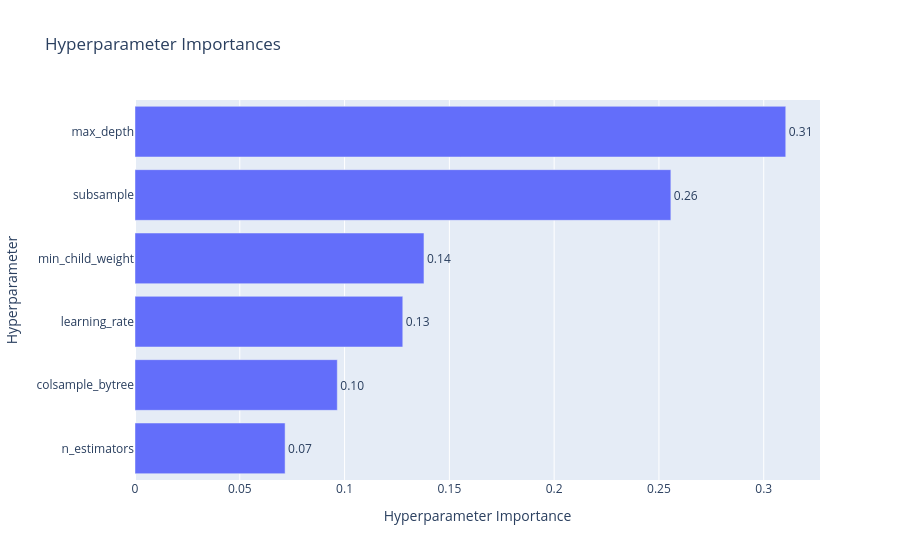

Notebook cell for this chart:
### Markdown cell above
Aparentemente, o modelo de XGBoosting otimizado conseguiu um RMSE com cerca de 0.040 pontos a menos se comparado ao modelo baseline, prevendo melhor os valores próximos de 0, mas ainda assim com uma certa dispersão.

Talvez uma análise mais aprofundada dos hiperparâmetros poderia aprimorar essa eficácia.

Vamos ver como ficou a importância dos parâmetros de busca de acordo com o optuna

### Code cell
import optuna.visualization as vis 

vis.plot_param_importances(study_obj)

### Figure 1 — Plotly figure (JSON) as saved in the notebook; plotly's stock layout.template omitted (floating-point values rounded to 4 significant figures)
{"data": [{"cliponaxis": false, "hovertemplate": ["n_estimators (IntDistribution): 0.07161948297984116<extra></extra>", "colsample_bytree (FloatDistribution): 0.0965236278812467<extra></extra>", "learning_rate (FloatDistribution): 0.12777197395157577<extra></extra>", "min_child_weight (IntDistribution): 0.13788286484161177<extra></extra>", "subsample (FloatDistribution): 0.2556913855114582<extra></extra>", "max_depth (IntDistribution): 0.3105106648342664<extra></extra>"], "name": "Objective Value", "orientation": "h", "text": ["0.07", "0.10", "0.13", "0.14", "0.26", "0.31"], "textposition": "outside", "type": "bar", "x": [0.07162, 0.09652, 0.1278, 0.1379, 0.2557, 0.3105], "y": ["n_estimators", "colsample_bytree", "learning_rate", "min_child_weight", "subsample", "max_depth"]}], "layout": {"title": {"text": "Hyperparameter Importances"}, "xaxis": {"title": {"text": "Hyperparameter Importance"}}, "yaxis": {"title": {"text": "Hyperparameter"}}}}
